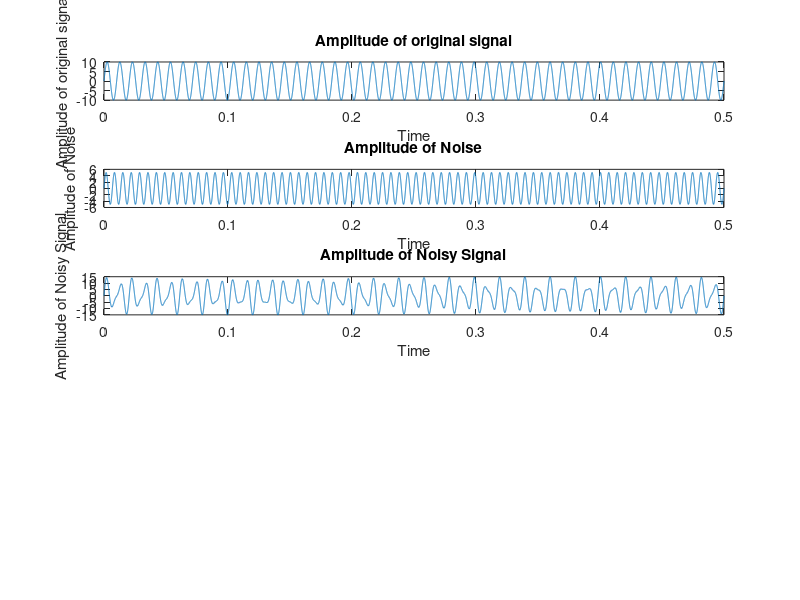

MATLAB code to generate this figure: (Note: this script raises an error after producing the figure.)
clc;

Amp=10;
f=98;
fs=48000;
t=5;
n=0:(1/fs):0.5;
x=Amp*sin(2*pi*f*n);
subplot(5,1,1)
plot(n,x)
xlabel('Time');
ylabel('Amplitude of original signal');
title('Amplitude of original signal')

Amp_n=Amp/2; %Amplitude of noise
fn=98+50;
xn=Amp_n*sin(2*pi*fn*n);

subplot(5,1,2)
plot(n,xn)
xlabel('Time');
ylabel('Amplitude of Noise');
title('Amplitude of Noise')

%adding NOise with original signal
z=x+xn;
subplot(5,1,3)
plot(n,z)
xlabel('Time');
ylabel('Amplitude of Noisy Signal');
title('Amplitude of Noisy Signal')



filterpara=filter_func %From filter Design tool
x_filtered=filter(filterpara,z) 
subplot(5,1,4)
plot(n,x_filtered)
xlabel('Time');
ylabel('Amplitude of recovered Signal');
title('Amplitude of recovered Signal')
